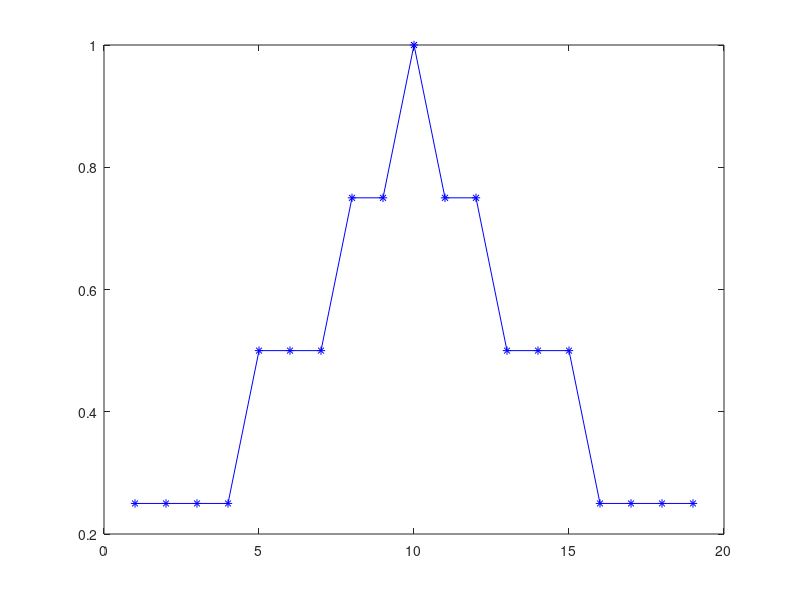

Write MATLAB code to recreate this figure. (Note: this script raises an error after producing the figure.)
% Test the distribution sampling function

% Make up a symmetric test distribution

freqVec=[1 1 1 1 2 2 2 3 3 4 3 3 2 2 2 1 1 1 1]/4;
outcomeVec=[1:length(freqVec)];
measVec=zeros(length(freqVec),1);
% Plot it

figure(1);
clf;
plot(outcomeVec,freqVec,'b*-');

hold on;

for k=1:10000
    samplePt=sampleDist(freqVec);
    measVec(samplePt)=measVec(samplePt)+1;
end

measVec=measVec/max(measVec);
plot(outcomeVec,measVec,'r*-');